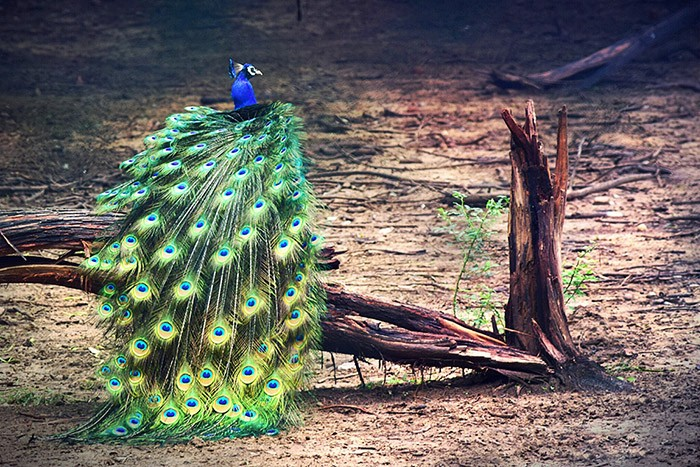
#> input picture KDAG_NEURAL_ART/TASK 3/sample.jpg, 700 x 467 px
$ jupyter execute --allow-errors Super_pixel_segmentation.ipynb
#> lines starting #> are read from the running program, lines starting #| are printed output that depends on the picture
Super pixels carry more information than pixels.They provide a compact and convenient representation of images and pixels belonging to that super pixel contain the same properties.

**SLIC (Simple Linear Iterative Clustering)**

Takes as input number of equally-sized superpixels K.  K superpixel cluster centers Cₖ= [lₖ, aₖ, bₖ, xₖ, yₖ] are first chosen at regular grid intervals of(root(n/k)).

Assumption:Spatial extent of any superpixel is approximately S^2.The approximate area covered by any superpixel covered is 2S*2S around the centre.

The normalized distance measure (Dₛ) to be used in the 5D space is defined as :

Dₛ = dₗₐᵦ +( m/S)*dₓᵧ

dₗₐᵦ = √((lₖ−lᵢ)²+ (aₖ−aᵢ)²+ (bₖ−bᵢ)²), dₓᵧ = √((xₖ−xᵢ)²+ (yₖ−yᵢ)²)

I(x,y) is the lab vector corresponding to the pixel at position (x,y), and ‖.‖ is the L2 norm. This takes into account both color and intensity information. Each pixel in the image is associated with the nearest cluster center whose search area overlaps this pixel. After all the pixels are associated with the nearest cluster center, a new center is computed as the average labxy vector of all the pixels belonging to the cluster.

The process of associating pixels with the nearest cluster center and recomputing the cluster center is repeated until convergence. At the end of this process, a few stray labels may remain, that is, a few pixels in the vicinity of a larger segment having the same label but not connected to it. Connectivity can be enforced in the last step of the algorithm by relabeling disjoint segments with the labels of the largest neighboring cluster.

[cell 1]
import math
import cv2
import numpy as np

[cell 2]
# function which returns an object of class SuperPixel
def make_superPixel(h, w,img):
    return SuperPixels(h, w,img[h,w][0],img[h,w][1],img[h,w][2])

[cell 3]
# To define the initial cluster centers distanced at S
# [10 lines left out: function initial_cluster_center, not called in this run]

[cell 4]
# function to calculate gradient at each pixel
# [7 lines left out: function calc_gradient, not called in this run]

[cell 5]
# function which reassign the cluster center to the pixel having the lowest gradient
# [11 lines left out: function reassign_cluster_center_acc_to_grad, not called in this run]

[cell 6]
'''
function to assign pixels to the nearest cluster using the Euclidean distance involving both color and spatial
proximity.
'''
# [19 lines left out: function assign_pixels_to_cluster, not called in this run]

[cell 7]
# function to replace the cluster center with the mean of the pixels contained in the cluster
# [11 lines left out: function update_cluster_mean, not called in this run]

[cell 8]
# replace the color of each pixel in a cluster by the color of the cluster's center
# [12 lines left out: function avg_color_cluster, not called in this run]

[cell 9]
# function for the Simple Linear Iterative Clustering
# [10 lines left out: function slic, not called in this run]

[cell 10]
# function to convert LAB images back to RGB and save it
def lab2rgb(path, lab_arr):
    rgb_arr = cv2.cvtColor(lab_arr, cv2.COLOR_LAB2BGR)
    cv2.imwrite(path, rgb_arr)

[cell 11]
# A class to initialize the super pixels, of the form - [h,y,l,a,b].
class SuperPixels(object):

    def __init__(self, h, w, l=0, a=0, b=0):
        self.update(h, w, l, a, b)
        self.pixels = []

    # [6 lines left out: function update, not called in this run]

[cell 12]
# read the input RGB image
rgb = cv2.imread("sample.jpg")
#> rgb is the input picture: shape (467, 700, 3); mean B, G, R 98.7, 105.4, 109.9
print(rgb.shape)
#| (467, 700, 3)

# input images are resized to (400 x 400) for processing
img = cv2.resize(rgb, (400,400))
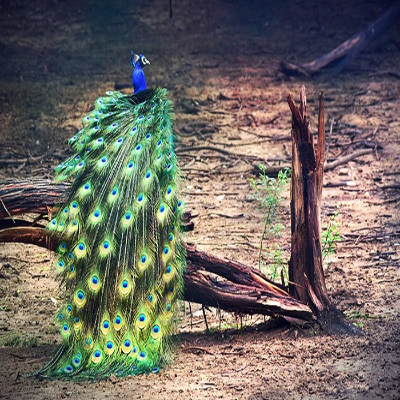
#> img: shape (400, 400, 3); mean B, G, R 98.6, 105.3, 109.7
print(img.shape)
#| (400, 400, 3)

# convert RGB to LAB
img = cv2.cvtColor(img, cv2.COLOR_BGR2LAB)
#> img: shape (400, 400, 3); mean of channels 0, 1, 2 111.9, 129.7, 131.9

 # Number of Super pixels
m = 10    # Constant for normalizing the color proximity, range of m = [1,40]


img_h = img.shape[0] # Image Height
#> img_h = 400
img_w = img.shape[1] # Image Width
#> img_w = 400

N = img_h * img_w  # Total number of pixels in the image
#> N = 160000
#> (the rest of this cell did not finish here and is left out)
